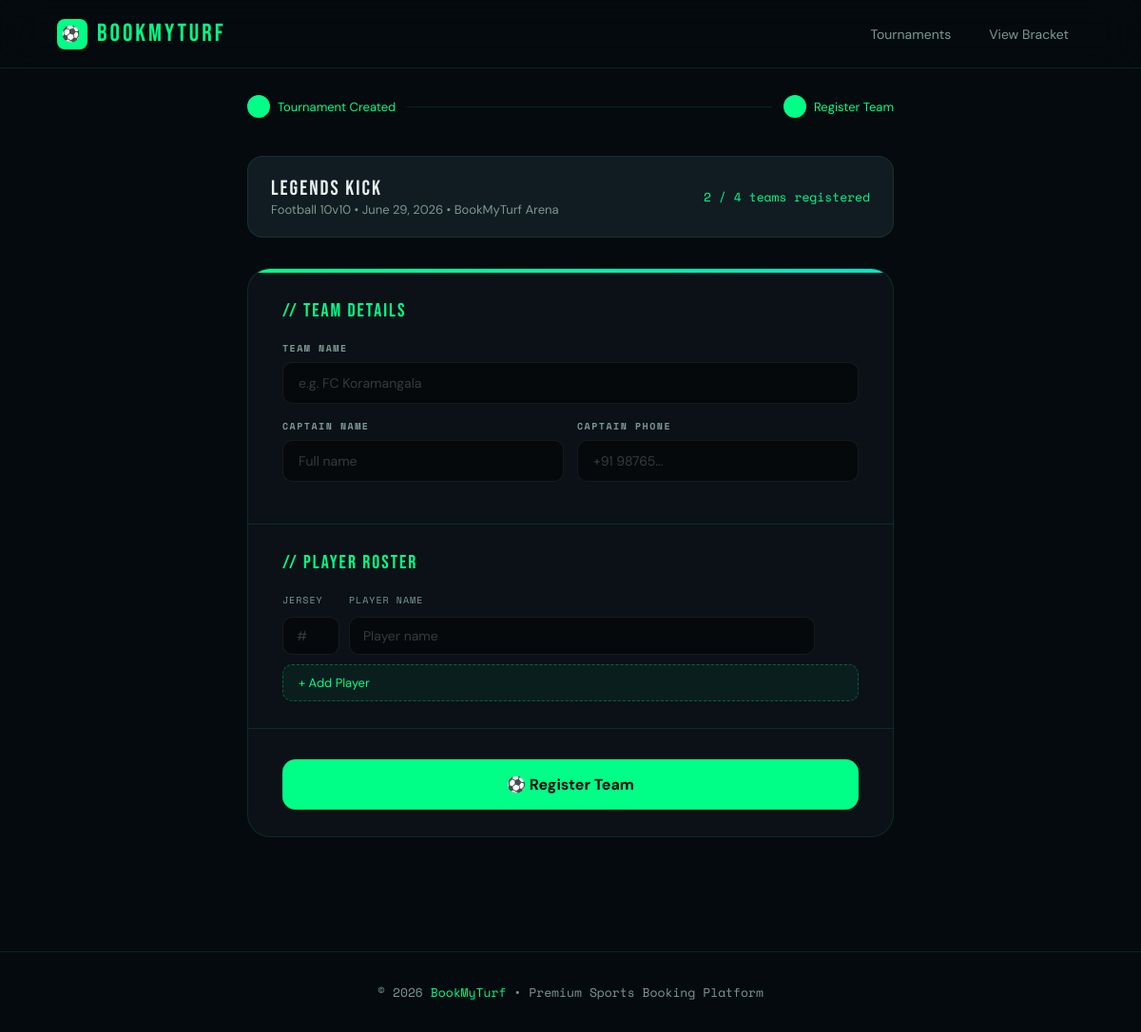
Page /tournaments/1/register/ (signed in) on the committed database.
### booking/tournament_models.py (models this page shows, shortened)
class Tournament(models.Model):
    SPORT_CHOICES = [
        ('football-5v5',   'Football 5v5'),
        ('football-10v10', 'Football 10v10'),
        ('futsal',         'Futsal'),
        ('snooker',        'Snooker'),
        ('carrom',         'Carrom'),
        ('ping-pong',      'Ping Pong'),
    ]
    STATUS_CHOICES = [
        ('upcoming',    'Upcoming'),
        ('live',        'Live'),
        ('completed',   'Completed'),
    ]
    name        = models.CharField(max_length=200)
    sport       = models.CharField(max_length=20, choices=SPORT_CHOICES)
    date        = models.DateField()
    venue       = models.CharField(max_length=200, default='BookMyTurf Arena')
    max_teams   = models.IntegerField(default=8)   # must be power of 2: 4, 8, 16
    status      = models.CharField(max_length=20, choices=STATUS_CHOICES, default='upcoming')
    created_by  = models.ForeignKey(User, on_delete=models.CASCADE)
    created_at  = models.DateTimeField(auto_now_add=True)
    def get_registered_teams_count(self):
        return self.teams.count()
    def is_full(self):
        return self.teams.count() >= self.max_teams

### booking/tournament_views.py (the view, shortened to what this page needs)
# urls.py: path('tournaments/<int:pk>/register/',        tournament_views.tournament_register, name='tournament_register'),
@login_required
def tournament_register(request, pk):
    tournament = get_object_or_404(Tournament, pk=pk)
    if tournament.is_full():
        return render(request, 'tournament_full.html', {'tournament': tournament})
    return render(request, 'tournament_register.html', {'tournament': tournament})

### booking/templates/tournament_register.html (shortened to what this page needs)
<!DOCTYPE html>
<html lang="en">
<head>
</head>
<body>
<nav class="navbar">
    <a href="/" class="logo"><div class="logo-icon">⚽</div>BOOKMYTURF</a>
    <div class="nav-links">
        <a href="/tournaments/">Tournaments</a>
        <a href="/tournaments/{{ tournament.pk }}/">View Bracket</a>
    </div>
</nav>
<div class="page">
    <div class="progress-bar">
        <div class="prog-step done"><div class="prog-dot">✓</div> Tournament Created</div>
        <div class="prog-line"></div>
        <div class="prog-step done"><div class="prog-dot">2</div> Register Team</div>
    </div>
    <div class="t-info">
        <div>
            <div class="t-info-name">{{ tournament.name }}</div>
            <div class="t-info-meta">{{ tournament.get_sport_display }} • {{ tournament.date }} • {{ tournament.venue }}</div>
        </div>
        <div class="slot-counter">{{ tournament.get_registered_teams_count }} / {{ tournament.max_teams }} teams registered</div>
    </div>
    <div class="form-card">
        <form method="POST" id="reg-form">
            <div class="section">
                <div class="section-title">// Team Details</div>
                <div class="form-group">
                    <label class="form-label">Team Name</label>
                    <input class="form-input" type="text" name="team_name" placeholder="e.g. FC Koramangala" required>
                </div>
                <div class="form-row">
                    <div class="form-group">
                        <label class="form-label">Captain Name</label>
                        <input class="form-input" type="text" name="captain_name" placeholder="Full name" required>
                    </div>
                    <div class="form-group">
                        <label class="form-label">Captain Phone</label>
                        <input class="form-input" type="text" name="phone" placeholder="+91 98765..." required>
                    </div>
                </div>
            </div>
            <div class="section">
                <div class="section-title">// Player Roster</div>
                <div style="display:grid;grid-template-columns:60px 1fr 80px 36px;gap:10px;margin-bottom:10px;">
                    <div style="font-size:10px;color:var(--text-dim);letter-spacing:1px;text-transform:uppercase;font-family:'Space Mono',monospace;">Jersey</div>
                    <div style="font-size:10px;color:var(--text-dim);letter-spacing:1px;text-transform:uppercase;font-family:'Space Mono',monospace;">Player Name</div>
                    <div></div><div></div>
                </div>
                <div id="players-list">
                    <div class="player-row" style="display:grid;grid-template-columns:60px 1fr 36px;gap:10px;margin-bottom:10px;animation:fadeIn 0.3s ease;">
                        <input class="form-input small" type="number" name="jersey_1" placeholder="#" min="1" max="99" required>
                        <input class="form-input small" type="text" name="player_name_1" placeholder="Player name" required>
                    </div>
                </div>
                <button type="button" class="add-player-btn" onclick="addPlayer()">
                    + Add Player
                </button>
            </div>
            <div class="section">
                <button type="submit" class="submit-btn">
                    ⚽ Register Team
                </button>
            </div>
        </form>
    </div>
</div>
<footer class="footer">© 2026 <span>BookMyTurf</span> • Premium Sports Booking Platform</footer>
</body>
</html>

### booking/templates/tournament_register.html (style rules this page uses)
:root { --green:#00ff87;--teal:#00e5cc;--dark:#050a0e;--dark2:#0b1117;--dark3:#111b22;--dark4:#172029;--border:rgba(0,255,135,0.12);--text:#e8f0ee;--text-dim:#7a9990;--red:#ff4d4d; }
*,*::before,*::after { margin:0;padding:0;box-sizing:border-box; }
body { font-family:'DM Sans',sans-serif;background:var(--dark);color:var(--text);min-height:100vh; }
.navbar { position:fixed;top:0;left:0;right:0;z-index:100;display:flex;justify-content:space-between;align-items:center;padding:0 60px;height:72px;background:rgba(5,10,14,0.9);backdrop-filter:blur(24px);border-bottom:1px solid var(--border); }
.logo { font-family:'Bebas Neue',sans-serif;font-size:26px;letter-spacing:3px;color:var(--green);text-decoration:none;display:flex;align-items:center;gap:10px; }
.logo-icon { width:32px;height:32px;background:var(--green);border-radius:8px;display:flex;align-items:center;justify-content:center;font-size:16px; }
.nav-links { display:flex;align-items:center;gap:8px; }
.nav-links a { color:var(--text-dim);text-decoration:none;font-size:14px;padding:8px 16px;border-radius:8px;transition:all 0.2s; }
.page { max-width:720px;margin:0 auto;padding:100px 20px 80px; }
.progress-bar { display:flex;align-items:center;gap:12px;margin-bottom:40px; }
.prog-step { display:flex;align-items:center;gap:8px;font-size:13px;color:var(--text-dim); }
.prog-step.done .prog-dot { background:var(--green);border-color:var(--green); }
.prog-step.done { color:var(--green); }
.prog-dot { width:24px;height:24px;border-radius:50%;border:2px solid var(--text-dim);display:flex;align-items:center;justify-content:center;font-size:11px;font-family:'Space Mono',monospace; }
.prog-line { flex:1;height:1px;background:var(--border); }
.t-info { background:var(--dark3);border:1px solid var(--border);border-radius:16px;padding:20px 24px;margin-bottom:32px;display:flex;align-items:center;justify-content:space-between;flex-wrap:wrap;gap:12px; }
.t-info-name { font-family:'Bebas Neue',sans-serif;font-size:22px;letter-spacing:2px; }
.t-info-meta { font-size:13px;color:var(--text-dim); }
.slot-counter { font-family:'Space Mono',monospace;font-size:13px;color:var(--green); }
.form-card { background:var(--dark2);border:1px solid var(--border);border-radius:24px;overflow:hidden; }
.form-card::before { content:'';display:block;height:4px;background:linear-gradient(90deg,var(--green),var(--teal)); }
.section { padding:28px 36px;border-bottom:1px solid var(--border); }
.section:last-child { border-bottom:none; }
.section-title { font-family:'Bebas Neue',sans-serif;font-size:20px;letter-spacing:2px;margin-bottom:20px;color:var(--green); }
.form-row { display:grid;grid-template-columns:1fr 1fr;gap:14px; }
.form-group { margin-bottom:16px; }
.form-label { display:block;font-size:10px;font-weight:600;letter-spacing:1.5px;text-transform:uppercase;color:var(--text-dim);margin-bottom:7px;font-family:'Space Mono',monospace; }
.form-input { width:100%;padding:12px 16px;background:rgba(0,0,0,0.45);border:1px solid rgba(255,255,255,0.07);border-radius:10px;color:var(--text);font-size:14px;font-family:'DM Sans',sans-serif;transition:all 0.2s;outline:none; }
.form-input::placeholder { color:rgba(255,255,255,0.2); }
.form-input.small { padding:10px 14px; }
.player-row { display:grid;grid-template-columns:60px 1fr;gap:10px;margin-bottom:10px;align-items:center; }
.add-player-btn { display:flex;align-items:center;gap:8px;padding:10px 16px;background:rgba(0,255,135,0.06);border:1px dashed rgba(0,255,135,0.3);border-radius:10px;color:var(--green);font-size:13px;cursor:pointer;font-family:'DM Sans',sans-serif;width:100%;margin-top:6px;transition:all 0.2s; }
.submit-btn { width:100%;padding:16px;background:var(--green);color:var(--dark);font-size:16px;font-weight:700;border:none;border-radius:14px;cursor:pointer;transition:all 0.25s;font-family:'DM Sans',sans-serif;display:flex;align-items:center;justify-content:center;gap:8px;margin-top:4px; }
.footer { text-align:center;padding:32px;border-top:1px solid var(--border);color:var(--text-dim);font-size:13px;font-family:'Space Mono',monospace;margin-top:40px; }
.footer span { color:var(--green); }

### rows in the picture
Tournament: name "legends kick", sport "Football 10v10", date "June 29, 2026", venue "BookMyTurf Arena", get_registered_teams_count "2", max_teams "4"
